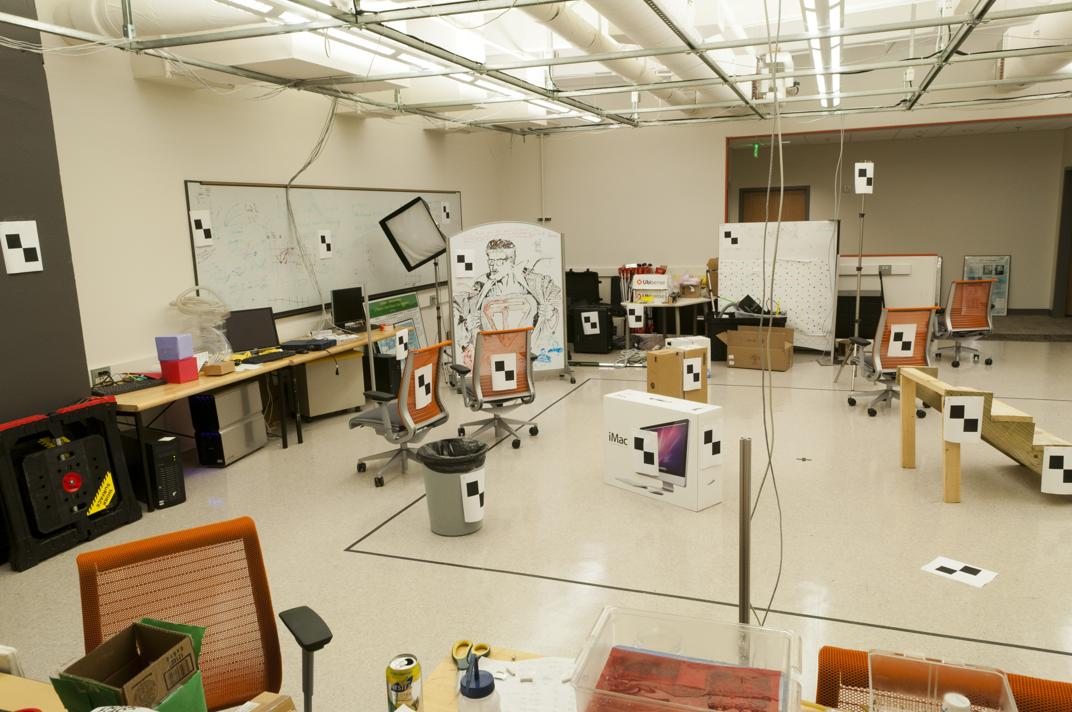
#> input picture PS3_Geometry/pic_b.jpg, 1072 x 712 px
$ jupyter execute ps3-all-code.ipynb
#> lines starting #> are read from the running program, lines starting #| are printed output that depends on the picture; after the words box and inside, x2 and y2 are one past the last pixel; in counts of white or black regions, pixels touching at a corner belong together
[cell 1]
import cv2
import numpy as np
import random
from math import hypot

1 Calibration

The goal is to compute the projection matrix that goes from world 3D coordinates to 2D image coordinates.

Recall you solve for the 3x4 matrix M using either SVD to solve the homogeneous version of the equations or by setting m4,4 to 1 and then using the a normal least squares method. Remember that M is only known up to a scale factor.

1.1 Create the least squares function that will solve for the 3x4 matrix MnormA given the normalized 2D and 3D lists, namely ./pts2d-norm-pic_a.txt and ./pts3d-norm.txt. Test it on the normalized 3D points by multiplying those points by your M matrix and comparing the resulting the normalized 2D points to the normalized 2D points given in the file. Remember to divide by the homogeneous value to get an inhomogeneous point. You can do the comparison by checking the residual between the predicted location of each test point using your equation and the actual location given by the 2D input data. The residual is just the distance (square root of the sum of squared differences in u and v).

Output: code that does the solving, the matrix M you recovered from the normalized points, the < u, v > projection of the last point given your M matrix, and the residual between that projected location and the actual one given in the file.

[cell 2]
f3d = open("./pts3d-norm.txt","r")
#> (reads PS3_Geometry/pts3d-norm.txt from the repository)
f2d = open("./pts2d-norm-pic_a.txt", "r")
#> (reads PS3_Geometry/pts2d-norm-pic_a.txt from the repository)
lines3d = f3d.readlines()
lines2d = f2d.readlines()
f3d.close()
f2d.close()
n = len(lines3d)
A = np.zeros((2*n, 12))
for idx in range(n):
    X, Y, Z = list(map(float, lines3d[idx].split()))
    u, v = list(map(float, lines2d[idx].split()))
    A[idx*2] = [X, Y, Z, 1, 0, 0, 0, 0, -1*u*X, -1*u*Y, -1*u*Z, -1*u]
    A[idx*2+1] = [0, 0, 0, 0, X, Y, Z, 1, -1*v*X, -1*v*Y, -1*v*Z, -1*v]
ATA = np.transpose(A).dot(A)
V, D2, VT = np.linalg.svd(ATA)
M = V[:,-1]
M = np.reshape(M, (3, 4))
print(M)

[cell 3]
last_p3d = np.hstack((list(map(float, lines3d[-1].split())), [1]))
last_p2d = np.array(list(map(float, lines2d[-1].split())))
u, v, w = M.dot(last_p3d)
residual = (u/w - last_p2d[0]) ** 2 + (v/w - last_p2d[1]) ** 2
print(residual)

1.2 For the three point set sizes k of 8, 12, and 16, repeat 10 times:

1. Randomly choose k points from the 2D list and their corresponding points in the 3D list.
2. Compute the projection matrix M on the chosen points.
3. Pick 4 points not in your set of k and compute the average residual.
4. Save the M that gives the lowest residual.

Output: code that does the computation, and the average residual for each trial of each k (so that would be 10 x 3 = 30 numbers). Explain any difference you see between the results for the different k.

Output: Best M

[cell 4]
def calculate_M_res(K):
    if K > n - 4: return
    p_index = range(n)
    random_index = random.sample(p_index, K+4)
    A = np.zeros((2*K, 12))
    for idx in range(K):
        X, Y, Z = list(map(float, lines3d[random_index[idx]].split()))
        u, v = list(map(float, lines2d[random_index[idx]].split()))
        A[idx*2] = [X, Y, Z, 1, 0, 0, 0, 0, -1*u*X, -1*u*Y, -1*u*Z, -1*u]
        A[idx*2+1] = [0, 0, 0, 0, X, Y, Z, 1, -1*v*X, -1*v*Y, -1*v*Z, -1*v]
    ATA = np.transpose(A).dot(A)
    V, D2, VT = np.linalg.svd(ATA)
    M = V[:,-1]
    M = np.reshape(M, (3, 4))
    # print(M)

    residual = 0
    for idx in range(4):
        p3d = np.hstack((list(map(float, lines3d[random_index[-1*idx-1]].split())), [1]))
        p2d = np.array(list(map(float, lines2d[random_index[-1*idx-1]].split())))
        u, v, w = M.dot(p3d)
        residual += (u/w - p2d[0]) ** 2 + (v/w - p2d[1]) ** 2
    return residual, M

[cell 5]
res_8p = []
res_12p = []
res_16p = []
min_err = np.inf

for i in range(10):
    res8, M8 = calculate_M_res(8)
    res12, M12 = calculate_M_res(12)
    res16, M16 = calculate_M_res(16)
    res_8p.append(res8)
    res_12p.append(res12)
    res_16p.append(res16)
    if res8 < min_err:
        min_err = res8
        Mbest = M8
        Kbest = 8
    if res12 < min_err:
        min_err = res12
        Mbest = M12
        Kbest = 12
    if res16 < min_err:
        min_err = res12
        Mbest = M16
        Kbest = 16

print("Residual of K=8\n", res_8p)
print("Residual of K=12\n", res_12p)
print("Residual of K=16\n", res_16p)

[cell 6]
print("Avg Residual of K=8", np.mean(res_8p))
print("Avg Residual of K=12", np.mean(res_12p))
print("Avg Residual of K=16", np.mean(res_16p))

[cell 7]
print("The best M is from", Kbest, "random points.", "\nThe best M is: \n", Mbest)

Answer:

With more points, we cannot see a significant improvement in the residual value. And the best M can come from a K=8 matrix. I think that 6 points are enough for solving this equation; the error is low if we have more than 6 points. And all the points have a slight difference after they are translated to numeric numbers. More points could not avoid this problem.

1.3 Given the best M from the last part, compute C.

Output: code that does the computation, and the location of the camera in real 3D world coordinates.

[cell 8]
Q = M[:, 0:3]
print(Q)

[cell 9]
C = (-1 * np.linalg.inv(Q)).dot(M[:, 3])
print(C)

2 Fundamental Matrix Estimation

We now wish to estimate the mapping of points in one image to lines in another by means of the fundamental matrix. This will require you to use similar methods to those in Problem 1. We will make use of the corresponding point locations listed in pts2d-pic_a.txt and pts2d-pic_b.txt.

2.1 Create the least squares function that will solve for the 3x3 matrix F ̃ that satisfies the epipolar constraints defined by the sets of corresponding points. Solve this function to create your least squares estimate of the 3x3 transform F ̃.

Output: code that does the solving. The matrix F ̃ generated from your least squares function.

[cell 10]
f2da = open("./pts2d-pic_a.txt","r")
#> (reads PS3_Geometry/pts2d-pic_a.txt from the repository)
f2db = open("./pts2d-pic_b.txt", "r")
#> (reads PS3_Geometry/pts2d-pic_b.txt from the repository)
lines2da = f2da.readlines()
lines2db = f2db.readlines()
f2da.close()
f2db.close()
n2d = len(lines2da)
AF = np.zeros((n2d, 9))
for idx in range(n2d):
    u, v = list(map(float, lines2da[idx].split()))
    up, vp = list(map(float, lines2db[idx].split()))
    AF[idx] = [up*u, up*v, up, vp*u, vp*v, vp, u, v, 1]
U, D, V = np.linalg.svd(AF)
F = V[-1,:]
F = np.reshape(F, (3, 3))
print(F)

2.2 The linear squares estimate of F ̃ is full rank; however, the fundamental matrix is a rank 2 matrix. As such we must reduce its rank. In order to do this we can decompose F ̃ using singular value decomposition into the matrices UΣV T = F ̃. We can then estimate a rank 2 matrix by setting the smallest singular value in Σ to zero thus generating Σ′. The fundamental matrix is then easily calculated as F = UΣ′V T . Use the SVD function to do, well, the SVD. Duh.

Output: Code and fundamental matrix F.

[cell 11]
U, D, VT = np.linalg.svd(F)
D[-1] = 0
D = np.diag(D)
F_ = U.dot(D).dot(VT)
print(F_)

2.3 Now you can use your matrix F to estimate an epipolar line lb in image 'b' corresponding to point pa in image 'a':

lb =Fpa

Similarly, epipolar lines in image a corresponding to points in image b are related by the transpose of F.

Output: Code to perform the estimation and line drawing. Images with the estimated epipolar lines drawn on them.

[cell 12]
img_b = cv2.imread('pic_b.jpg')
#> img_b is the input picture: shape (712, 1072, 3); mean B, G, R 126, 152.9, 166.6
hb, wb = img_b.shape[:2]
Ll = np.cross([0, 0, 1], [0, hb, 1])
Lr = np.cross([wb, 0, 1], [wb, hb, 1])
for idx in range(n2d):
    u, v = list(map(float, lines2da[idx].split()))
    lb = F_.dot([u, v, 1.0])
    Pl = np.cross(Ll, lb)
    Pl = list(map(int, Pl[:2]/Pl[2]))
    Pr = np.cross(Lr, lb)
    Pr = list(map(int, Pr[:2]/Pr[2]))
    img_b = cv2.line(img_b, (0, Pl[1]), (Pr[0], Pr[1]), (255, 0, 0), 1)
#> this loop made 20 passes
#> pass 1, `img_b = cv2.line(img_b, (0, Pl[1]), (Pr[0], Pr[1]), (255, 0, 0), 1)`:
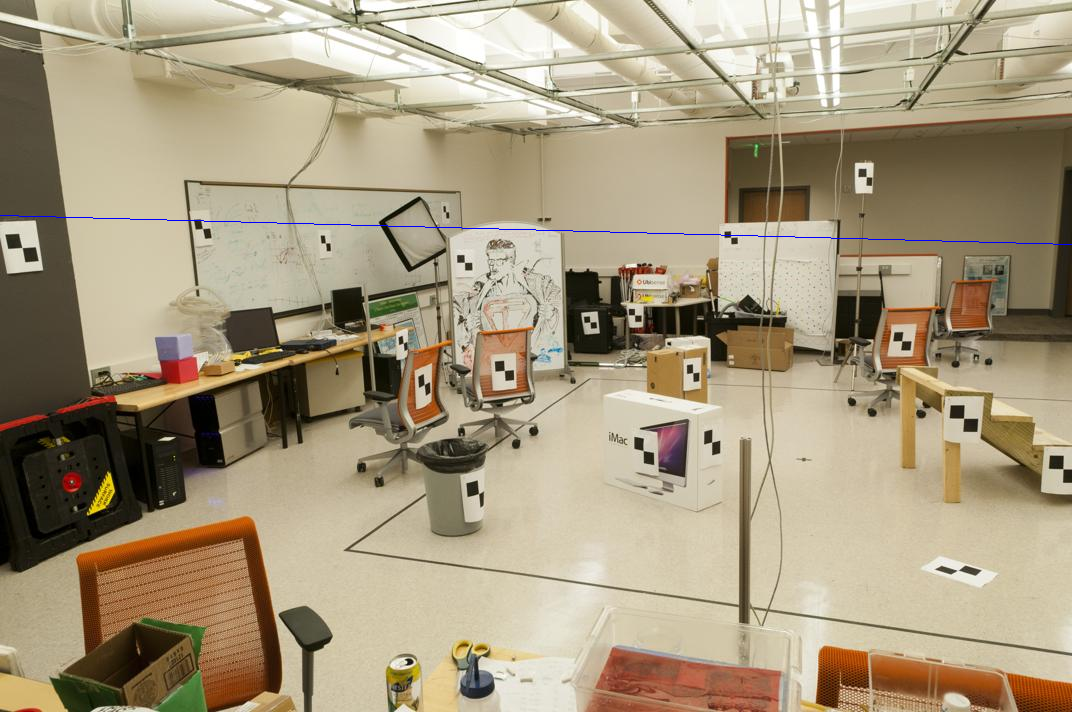
#> img_b: shape (712, 1072, 3); 0.14% of pixels changed, all inside (x1, y1, x2, y2) = (0, 215, 1072, 245)
#> after the loop:
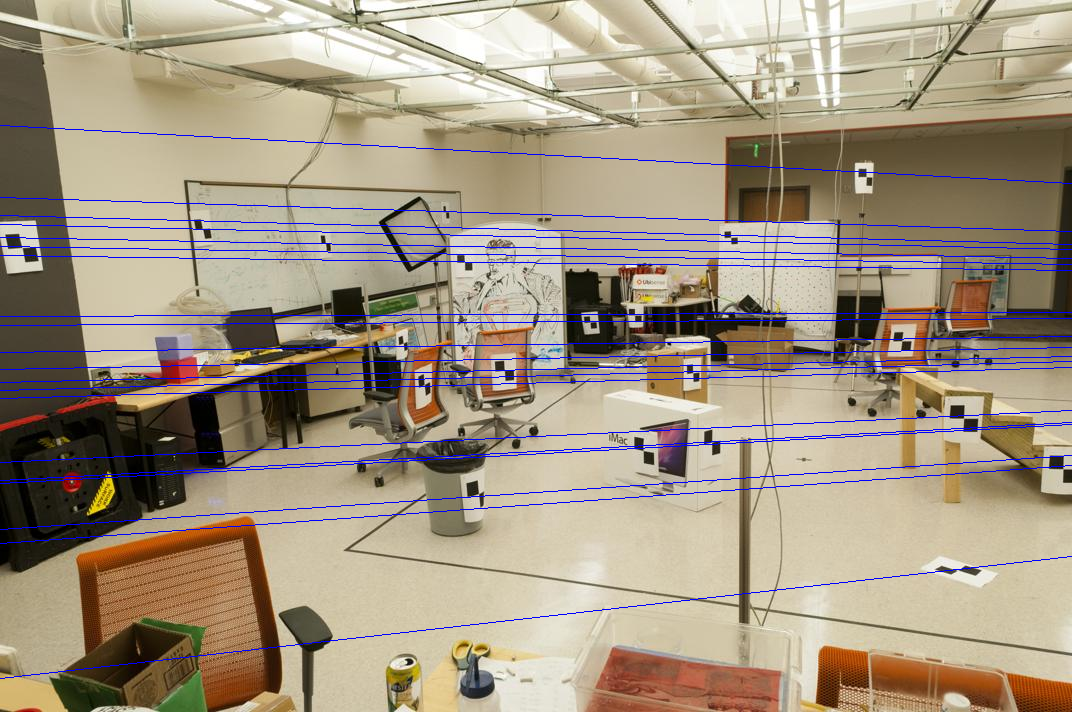
#> img_b: shape (712, 1072, 3); mean B, G, R 129.9, 149, 162.3
cv2.imwrite('ps3-2-3.jpg', img_b)
#> Out = True

2.4 Create a two matrics Ta and Tb for the set of points defined in the files ./pts2d-pic_a.txt and ./pts2d-pic_b.txt respectively. Use these matrices to transform the two sets of points. Then use these normalized points to create a new Fundamental matrix Fˆ. Compute it as above including making the smaller singular value zero.

Output: The matrixes Ta, Tb and Fˆ

[cell 13]
points_a = np.zeros((n2d, 2))
points_b = np.zeros((n2d, 2))
for idx in range(n2d):
    ua, va = list(map(float, lines2da[idx].split()))
    ub, vb = list(map(float, lines2db[idx].split()))
    points_a[idx] = [ua, va]
    points_b[idx] = [ub, vb]
#> this loop made 20 passes
#> (ua, va, ub, vb) on passes 1 to 8: (880, 214, 731, 238), (43, 203, 22, 248), (270, 197, 204, 230), (886, 347, 903, 342), (745, 302, 635, 316), (943, 128, 867, 177), (476, 590, 958, 572), (419, 214, 328, 244)
#> after the loop, points_a = 20 rows, first 8: [880, 214], [43, 203], [270, 197], [886, 347], [745, 302], [943, 128], [476, 590], [419, 214]; points_b = 20 rows, first 8: [731, 238], [22, 248], [204, 230], [903, 342], [635, 316], [867, 177], [958, 572], [328, 244]

cua, cva = np.mean(points_a, axis=0)
#> cua = 559; cva = 325.6
dist = points_a - [cua, cva]
#> dist = 20 rows, first 8: [321, -111.6], [-516, -122.6], [-289, -128.6], [327, 21.4], [186, -23.6], [384, -197.6], [-82.95, 264.4], [-140, -111.6]
h_list = 0
for i in range(len(dist)):
    h = hypot(dist[i,0], dist[i,1])
    h_list += h
#> this loop made 20 passes
#> (h, h_list) on passes 1 to 8: (339.9, 339.9), (530.3, 870.2), (316.3, 1186.5), (327.7, 1514.2), (187.5, 1701.8), (431.9, 2133.7), (277.1, 2410.8), (179, 2589.8)
#> after the loop, h_list = 4766.9

sa = h_list/n2d
#> sa = 238.3
scalea = np.diag([sa, sa, 1])
#> scalea = [[238.3, 0, 0], [0, 238.3, 0], [0, 0, 1]]
offseta = np.identity(3)
offseta[0,-1] = -1*cua
offseta[1,-1] = -1*cva
Ta = scalea.dot(offseta)
#> Ta = [[238.3, 0, -133223.2], [0, 238.3, -77605.3], [0, 0, 1]]
print(Ta)
#| [[ 2.38345394e+02  0.00000000e+00 -1.33223158e+05]
#|  [ 0.00000000e+00  2.38345394e+02 -7.76052604e+04]
#|  [ 0.00000000e+00  0.00000000e+00  1.00000000e+00]]

cub, cvb = np.mean(points_b, axis=0)
#> cub = 616.7; cvb = 346.9

distb = points_b - [cub, cvb]
#> distb = 20 rows, first 8: [114.3, -108.9], [-594.7, -98.9], [-412.7, -116.9], [286.3, -4.9], [18.3, -30.9], [250.3, -169.9], [341.3, 225.1], [-288.7, -102.9]
hb_list = 0
for i in range(len(distb)):
    h = hypot(distb[i,0], distb[i,1])
    hb_list += h
#> this loop made 20 passes
#> (h, hb_list) on passes 1 to 8: (157.9, 157.9), (602.9, 760.7), (428.9, 1189.7), (286.3, 1476), (35.91, 1511.9), (302.5, 1814.4), (408.8, 2223.3), (306.5, 2529.8)
#> after the loop, hb_list = 4687.1

sb = hb_list/n2d
#> sb = 234.4
scaleb = np.diag([sb, sb, 1])
#> scaleb = [[234.4, 0, 0], [0, 234.4, 0], [0, 0, 1]]
offsetb = np.identity(3)
offsetb[0,-1] = -1*cub
offsetb[1,-1] = -1*cvb
Tb = scaleb.dot(offsetb)
#> Tb = [[234.4, 0, -144526.1], [0, 234.4, -81297.4], [0, 0, 1]]
print(Tb)
#| [[ 2.34353982e+02  0.00000000e+00 -1.44526101e+05]
#|  [ 0.00000000e+00  2.34353982e+02 -8.12973965e+04]
#|  [ 0.00000000e+00  0.00000000e+00  1.00000000e+00]]

[cell 14]
AF = np.zeros((n2d, 9))
for idx in range(n2d):
    ua, va = list(map(float, lines2da[idx].split()))
    nua, nva, w = Ta.dot([ua, va, 1])
    ub, vb = list(map(float, lines2db[idx].split()))
    nub, nvb, w = Tb.dot([ub, vb, 1])
    AF[idx] = [nub*nua, nub*nva, nub, nvb*nua, nvb*nva, nvb, nua, nva, 1]
#> this loop made 20 passes
#> (ua, va, nua, nva, ub, vb, nub, nvb) on passes 1 to 7: (880, 214, 76520.8, -26599.3, 731, 238, 26786.7, -25521.1), (43, 203, -122974.3, -29221.1, 22, 248, -139370.3, -23177.6), (270, 197, -68869.9, -30651.2, 204, 230, -96717.9, -27396), (886, 347, 77950.9, 5100.6, 903, 342, 67095.5, -1148.3), (745, 302, 44344.2, -5625, 635, 316, 4288.7, -7241.5), (943, 128, 91536.5, -47097, 867, 177, 58658.8, -39816.7), (476, 590, -19770.8, 63018.5, 958, 572, 79985, 52753.1)
U, D, V = np.linalg.svd(AF)
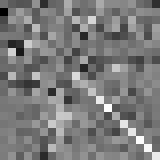
#> U: shape (20, 20) float64 (shown 8 times larger); min -0.804, max 0.838, mean -0.0109; drawn with min black and max white
#> D = [2.22e+10, 8.99e+09, 6.32e+09, 1.04e+09, 301655.5, 134764.3, 34267.4, 1788.4, 0.682]
nF = V[-1,:]
#> nF = [-1.02e-10, 1.73e-09, 1.27e-05, 1.08e-09, -3.31e-10, 0.000935, 7.2e-05, -0.000866, -1]
nF = np.reshape(nF, (3, 3))
#> nF = [[-1.02e-10, 1.73e-09, 1.27e-05], [1.08e-09, -3.31e-10, 0.000935], [7.2e-05, -0.000866, -1]]

U, D, VT = np.linalg.svd(nF)
#> U = [[-1.27e-05, -0.0114, 1], [-0.000935, -1, -0.0114], [1, -0.000936, 2e-06]]; D = [1, 8.13e-07, 2.94e-11]; VT = [[7.2e-05, -0.000866, -1], [-0.0842, 0.996, -0.000869], [0.996, 0.0842, -1.13e-06]]
D[-1] = 0
D = np.diag(D)
#> D = [[1, 0, 0], [0, 8.13e-07, 0], [0, 0, 0]]
nF = U.dot(D).dot(VT)
#> nF = [[-1.32e-10, 1.73e-09, 1.27e-05], [1.09e-09, -3.31e-10, 0.000935], [7.2e-05, -0.000866, -1]]
print(nF)
#| [[-1.31693406e-10  1.72868520e-09  1.26619468e-05]
#|  [ 1.08510261e-09 -3.30616563e-10  9.35472674e-04]
#|  [ 7.19719801e-05 -8.65535308e-04 -9.99999185e-01]]

nF = np.transpose(Tb).dot(nF).dot(Ta)
#> nF = [[-7.36e-06, 9.66e-05, -0.0244], [6.06e-05, -1.85e-05, 0.191], [0.000665, -0.259, 5.22]]
print(nF)
#| [[-7.35602391e-06  9.65595015e-05 -2.43607465e-02]
#|  [ 6.06107852e-05 -1.84673129e-05  1.91366305e-01]
#|  [ 6.64768548e-04 -2.59438288e-01  5.22006037e+00]]

2.5 Using the new F redraw the epipolar lines of 2.3. They should be better.

Output: The new F and the images with the "better" epipolar lines drawn.

[cell 15]
img_b2 = cv2.imread('pic_b.jpg')
hb, wb = img_b.shape[:2]
Ll = np.cross([0, 0, 1], [0, hb, 1])
Lr = np.cross([wb, 0, 1], [wb, hb, 1])
for idx in range(n2d):
    u, v = list(map(float, lines2da[idx].split()))
    lb = nF.dot([u, v, 1.0])
    Pl = np.cross(Ll, lb)
    Pl = list(map(int, Pl[:2]/Pl[2]))
    Pr = np.cross(Lr, lb)
    Pr = list(map(int, Pr[:2]/Pr[2]))
    img_b2 = cv2.line(img_b2, (0, Pl[1]), (Pr[0], Pr[1]), (255, 0, 0), 1)
#> this loop made 20 passes
#> (u, v, lb, Pl, Pr) on passes 1 to 7: (880, 214, [-0.0102, 0.241, -49.71], [0, 206], [1072, 251]), (43, 203, [-0.00508, 0.19, -47.42], [0, 249], [1072, 277]), (270, 197, [-0.00732, 0.204, -45.71], [0, 223], [1072, 262]), (886, 347, [0.00263, 0.239, -84.22], [0, 352], [1072, 341]), (745, 302, [-0.00068, 0.231, -72.64], [0, 314], [1072, 317]), (943, 128, [-0.0189, 0.246, -27.36], [0, 111], [1072, 193]), (476, 590, [0.0291, 0.209, -147.5], [0, 704], [1072, 555])
#> pass 1, `img_b2 = cv2.line(img_b2, (0, Pl[1]), (Pr[0], Pr[1]), (255, 0, 0), 1)`:
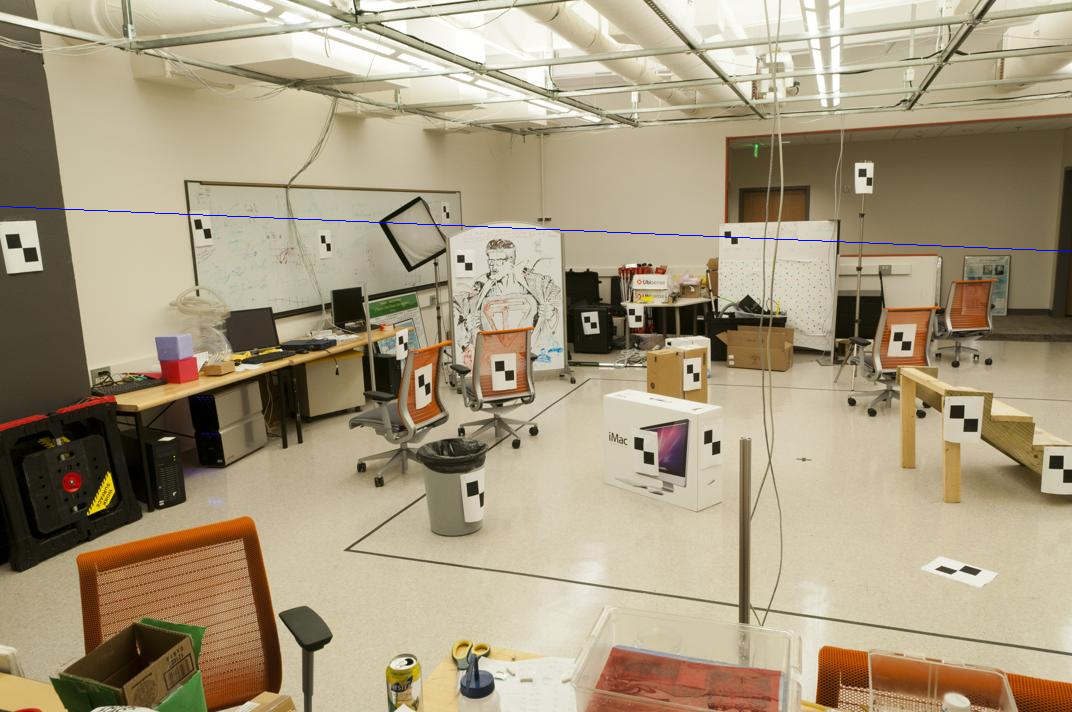
#> img_b2: shape (712, 1072, 3); 0.14% of pixels changed, all inside (x1, y1, x2, y2) = (0, 206, 1072, 252)
#> pass 3, `img_b2 = cv2.line(img_b2, (0, Pl[1]), (Pr[0], Pr[1]), (255, 0, 0), 1)`:
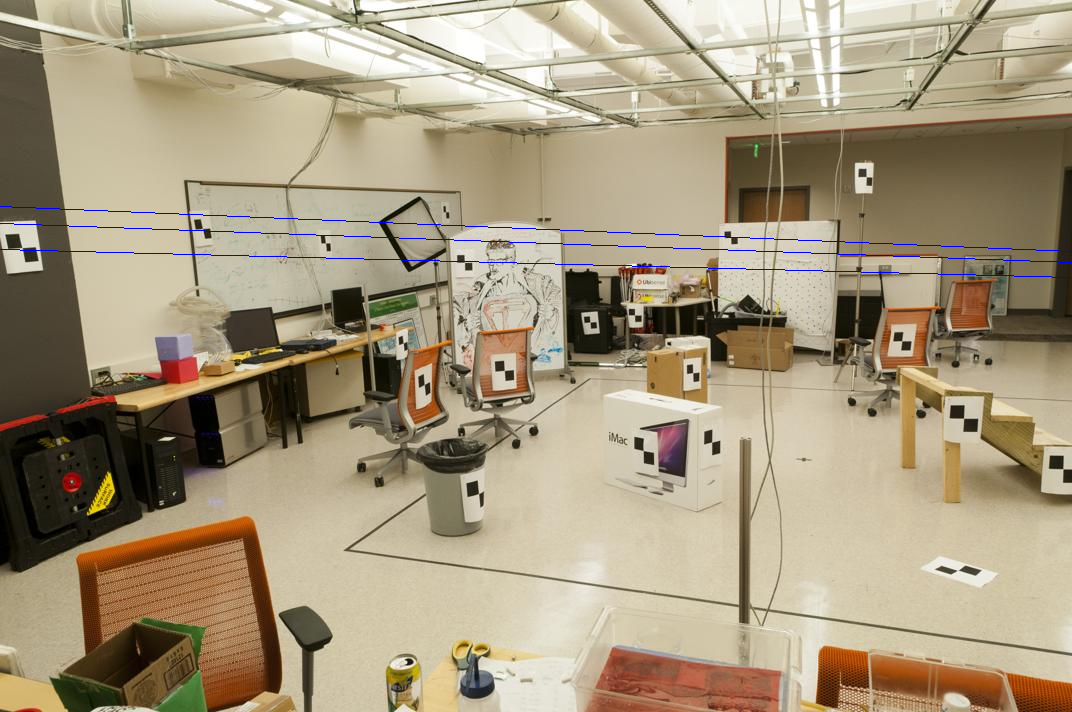
#> img_b2: shape (712, 1072, 3); mean B, G, R 126.5, 152.2, 165.9
#> after the loop:
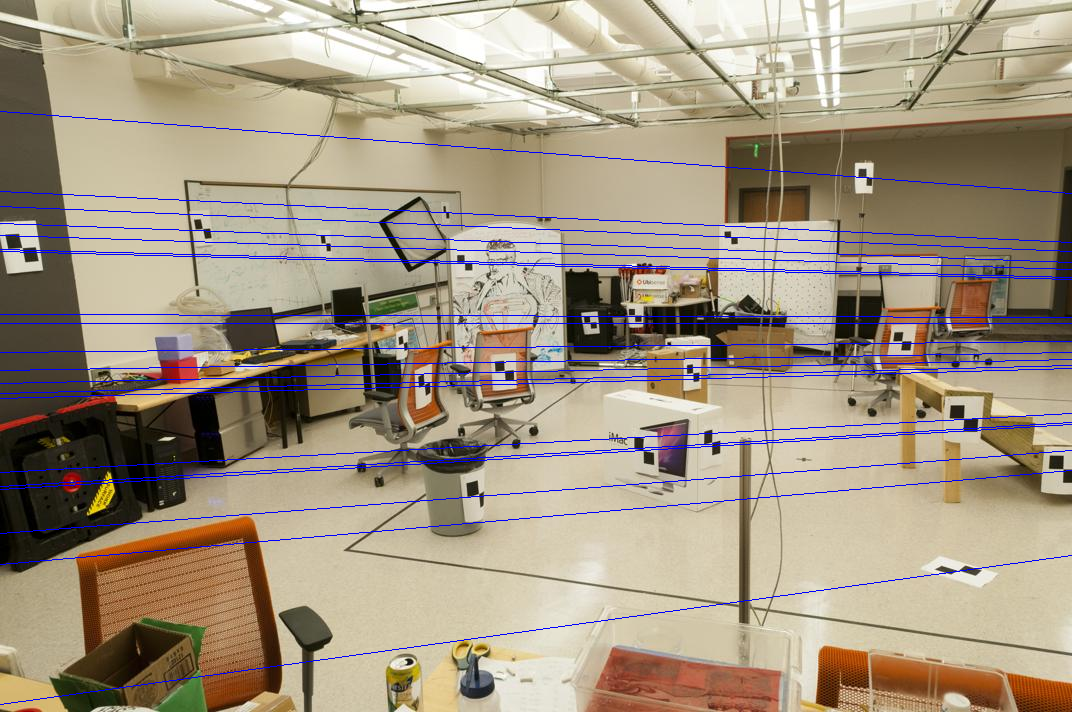
#> img_b2: shape (712, 1072, 3); 2.39% of pixels changed, all inside (x1, y1, x2, y2) = (0, 111, 1072, 705)
cv2.imwrite('ps3-2-5-b.jpg', img_b2)
#> Out = True
